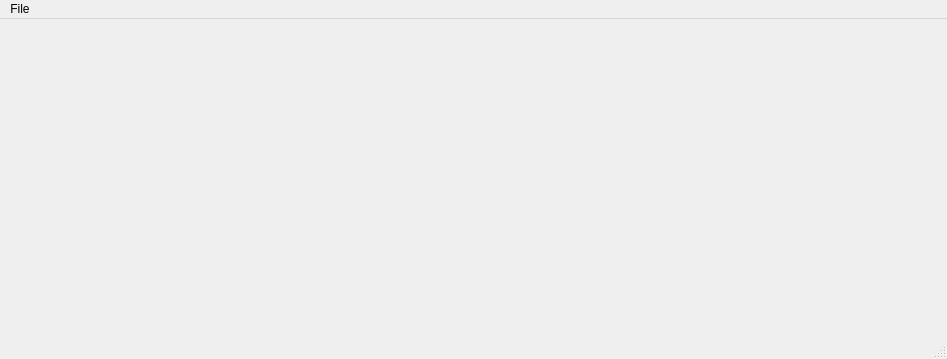
<?xml version="1.0" encoding="UTF-8"?>
<ui version="4.0">
 <class>MainWindow</class>
 <widget class="QMainWindow" name="MainWindow">
  <property name="geometry">
   <rect>
    <x>0</x>
    <y>0</y>
    <width>947</width>
    <height>359</height>
   </rect>
  </property>
  <property name="windowTitle">
   <string>MainWindow</string>
  </property>
  <property name="styleSheet">
   <string notr="true"/>
  </property>
  <widget class="QWidget" name="centralwidget">
   <widget class="ImageFrame" name="mySketch">
    <property name="geometry">
     <rect>
      <x>4</x>
      <y>60</y>
      <width>873</width>
      <height>201</height>
     </rect>
    </property>
    <property name="pixmap">
     <pixmap>nlctaMain1.png</pixmap>
    </property>
   </widget>
  </widget>
  <widget class="QMenuBar" name="menubar">
   <property name="geometry">
    <rect>
     <x>0</x>
     <y>0</y>
     <width>947</width>
     <height>20</height>
    </rect>
   </property>
   <widget class="QMenu" name="menuFile">
    <property name="title">
     <string>File</string>
    </property>
    <addaction name="separator"/>
    <addaction name="actionQuit"/>
   </widget>
   <addaction name="menuFile"/>
  </widget>
  <widget class="QStatusBar" name="statusbar"/>
  <action name="actionQuit">
   <property name="text">
    <string>Quit</string>
   </property>
  </action>
 </widget>
 <customwidgets>
  <customwidget>
   <class>ImageFrame</class>
   <extends>QWidget</extends>
   <header>imageframe.h</header>
  </customwidget>
 </customwidgets>
 <resources/>
 <connections/>
</ui>
